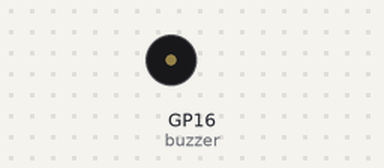
Bench run of a program on a simulated Raspberry Pi Pico running MicroPython. On the bench: buzzer (waves = sounding).

Above: at 0.42 s.
At 2.52 s:
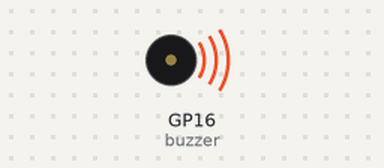
Timing chart, 0 to 3.0 s (numbered marks = the images above):
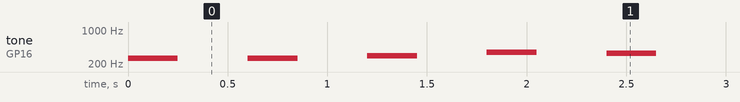

Measured:
- by itself, tone on GP16 (buzzer): plays 262 Hz for 0.25 s, 262 Hz for 0.25 s, 294 Hz for 0.25 s, 349 Hz for 0.25 s, 330 Hz for 0.25 s, 262 Hz for 0.25 s … (217 notes in this stretch)

The program:

happy_birthday.py
```python
from machine import Pin, PWM
import utime

C4 = 262
G3 = 294
A3 = 349
B3 = 330
C2 = 392
C1 = 524
G2 = 440
G1 = 466

melody = [C4,C4,G3,A3,B3,C4,C4,C4,C2,A3,C4,C4,C1,G2,A3,B3,G3,G1,G2,A3,C2,A3]

buzzer = PWM(Pin(16))

while True:
    def tone(pin,frequency,duration):
        pin.freq(frequency)
        pin.duty_u16(30000)
        utime.sleep_ms(duration)
        pin.duty_u16(0)

    for note in melody:
        tone(buzzer,note,250)
        utime.sleep_ms(350)
```
